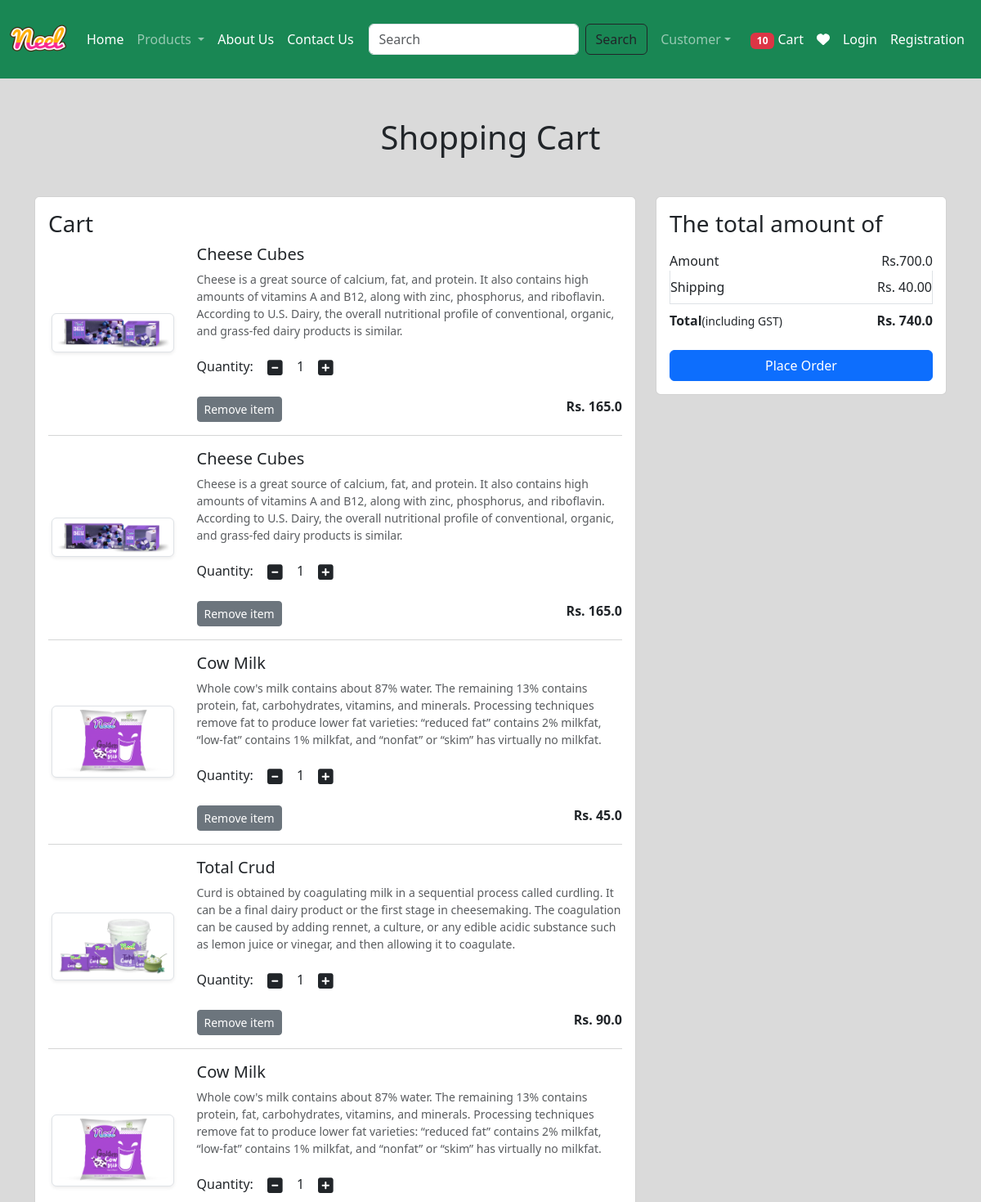
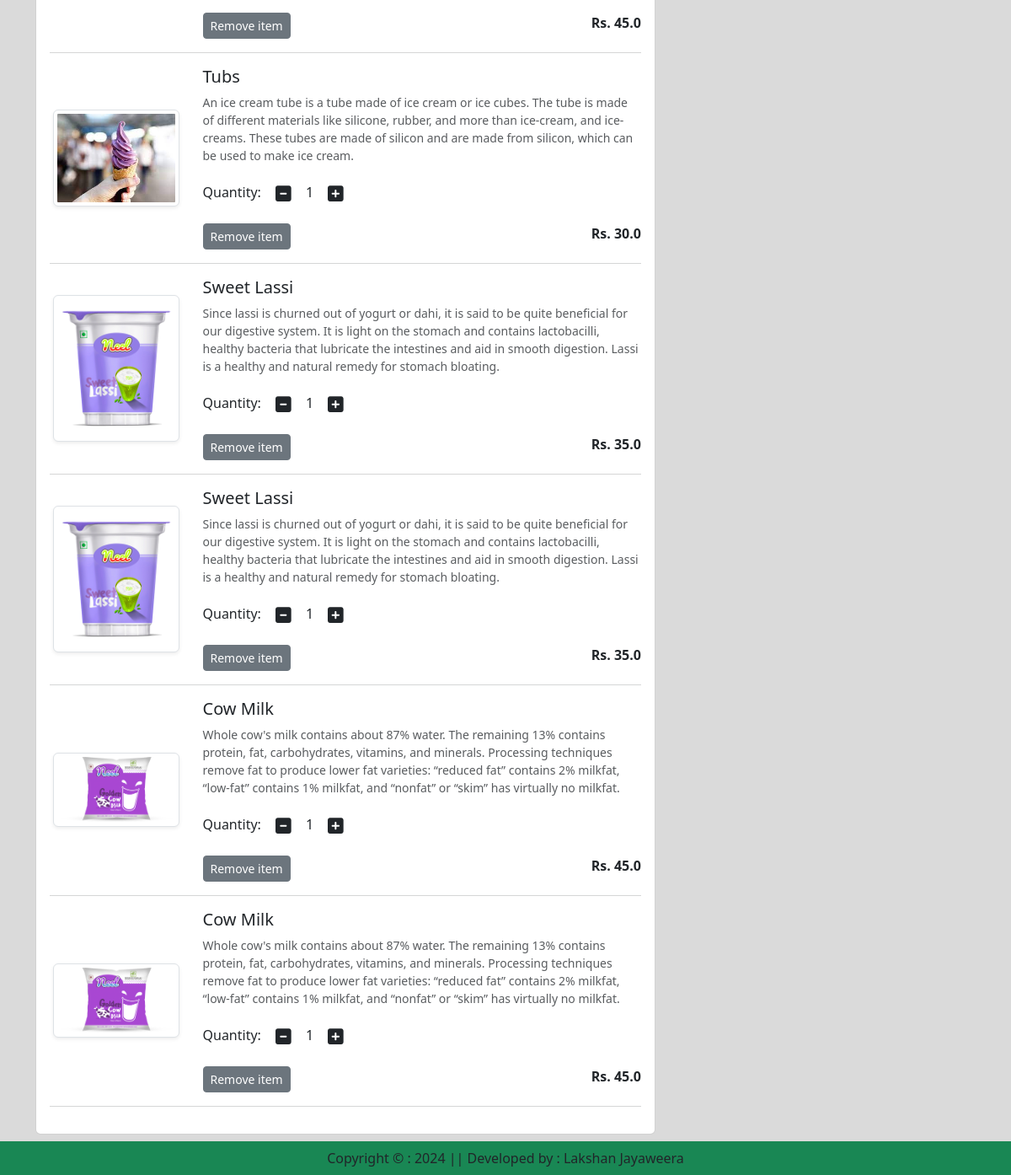
/cart/ (signed in), run on an earlier commit of the app's database (2 pictures, top to bottom).
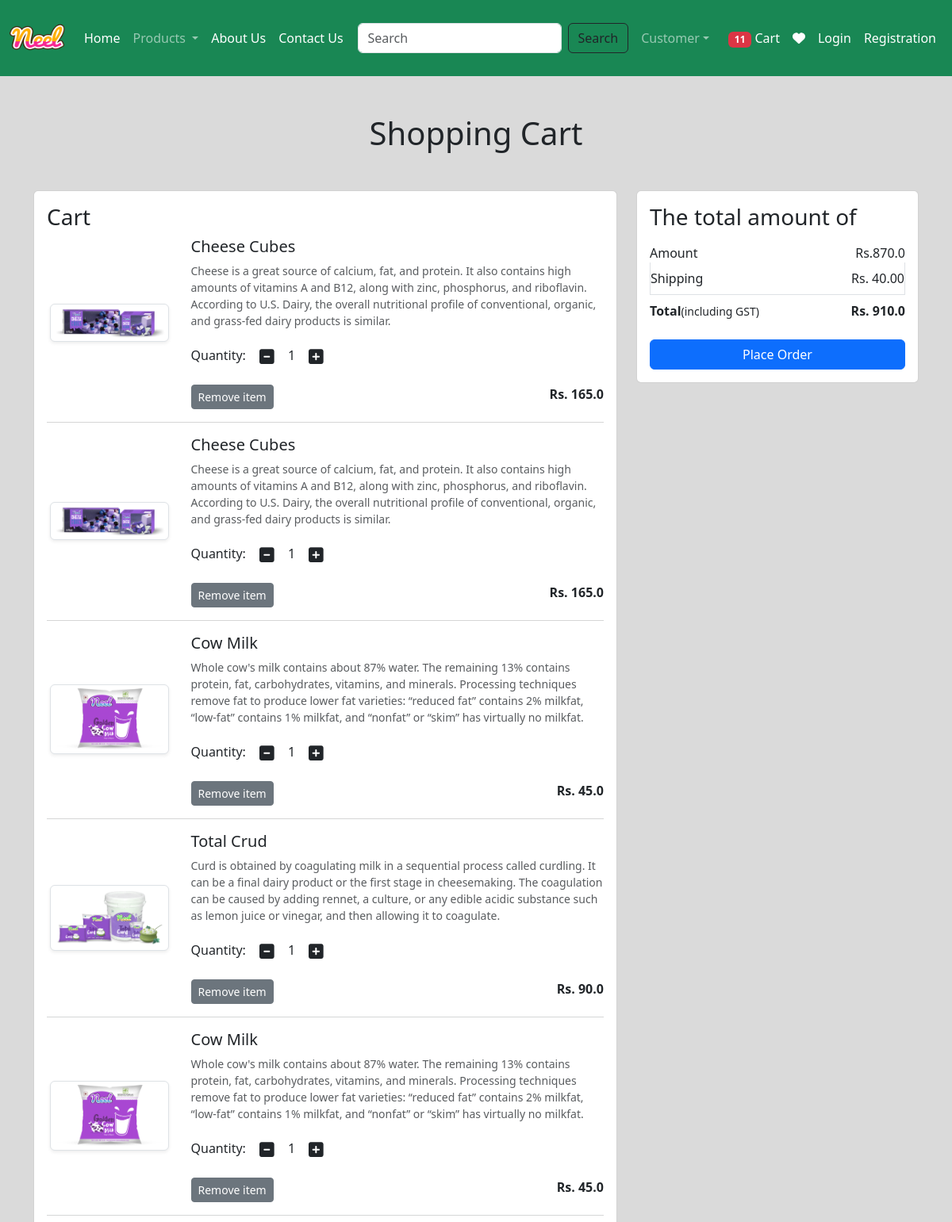
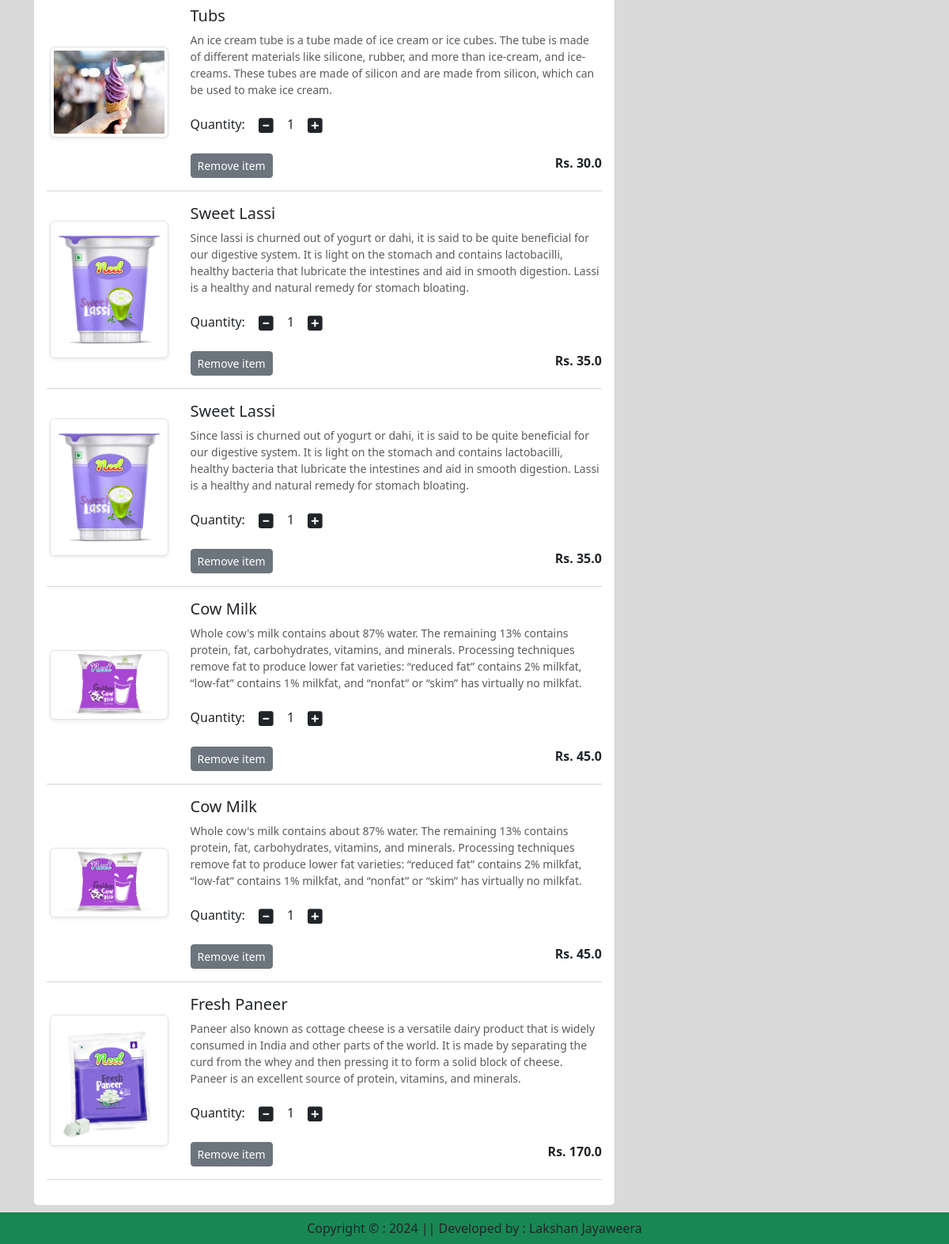
And on a later commit of the database (2 pictures, top to bottom).
### application/models.py (models this page shows, shortened)
class Cart(models.Model):
    user = models.ForeignKey(User,on_delete=models.CASCADE)
    product = models.ForeignKey(Product,on_delete=models.CASCADE)
    quantity = models.PositiveIntegerField(default=1)

class Product(models.Model):
    title = models.CharField(max_length=100)
    selling_price = models.FloatField()
    discounted_price = models.FloatField()
    description = models.TextField()
    composition = models.TextField(default='')
    prodapp = models.TextField(default='')
    category = models.CharField(choices=CATEGORY_CHOICES, max_length=2)
    product_image = models.ImageField(upload_to='product')

### application/views.py (the view)
# urls.py: path('cart/',views.show_cart, name='showcart'),
def show_cart(request):
    user = request.user
    cart = Cart.objects.filter(user=user)
    amount =0
    for p in cart:
        value = p.quantity * p.product.discounted_price
        amount = amount + value
    totalamount = amount + 40
    totalitem = 0
    if request.user.is_authenticated:
        totalitem = len(Cart.objects.filter(user=request.user))
    return render(request, 'app/addtocart.html', locals())

### application/templates/app/addtocart.html (shortened to what this page needs)
{% extends "app/base.html" %}
{% load static %}
{% block main-content %}
<div class="container my-5">
    <div class="row">
        {% if cart %}
            <h1 class="text-center mb-5">Shopping Cart</h1>
            <div class="col-sm-8">
                <div class="card">
                    <div class="card-body">
                        <h3>Cart</h3>
                        {% for item in cart %}
                            <div class="row">
                                <div class="col-sm-3 text-center align-self-center">
                                    <img src="{{item.product.product_image.url}}" alt="" srcset="" class="img-fluid img-thumbnail shadow-sm" height="150" width="150"></img>
                                </div>
                                <div class="col-sm-9">
                                    <div>
                                        <h5>{{item.product.title}}</h5>
                                        <p class="mb-2 text-muted small">{{item.product.description}}</p>
                                        <div class="my-3">
                                            <label for="quantity">Quantity:</label>
                                            <a class="minus-cart btn" pid={{item.product.id}}><i class="fas fa-minus-square fa-lg"></i></a>
                                            <span id="quantity">{{item.quantity}}</span>
                                            <a class="plus-cart btn" pid={{item.product.id}}><i class="fas fa-plus-square fa-lg"></i></a>
                                        </div>
                                        <div class="d-flex justify-content-between">
                                            <a href="#" class="remove-cart btn btn-sm btn-secondary mr-3" pid={{item.product.id}}>Remove item </a>
                                            <p class="mb-0"><span><strong>Rs. {{item.product.discounted_price}}</strong></span></p>
                                        </div>
                                    </div>
                                </div>
                            </div>
                            <hr class="text-muted">
                        {% endfor %}
                    </div>
                </div>
            </div>
            <div class="col-sm-4">
                <div class="card">
                    <div class="card-body">
                        <h3>The total amount of </h3>
                        <ul class="list-group">
                            <li class="list-group-item d-flex justify-content-between align-items-center border-0 px-0 pb-0">Amount<span id="amount">Rs.{{amount}}</span></li>
                            <li class="list-group-item d-flex justify-content-between align-items-center px-0">Shipping<span>Rs. 40.00</span></li>
                            <li class="list-group-item d-flex justify-content-between align-items-center border-0 px-0 mb-3">
                                <div>
                                    <strong>Total</strong><small>(including GST)</small>
                                </div>
                                <span id="totalamount"><strong>Rs. {{totalamount}}</strong></span>
                            </li>
                        </ul>
                        <div class="d-grid"><a href="{% url 'checkout' %}" class="btn btn-primary">Place Order</a></div>
                   </div>
                </div>
            </div>
        {% else %}
            <h1 class="text-center mb-5">Cart is Empty</h1>
        {% endif %}
    </div>
</div>
{% endblock main-content %}

What changed in the data, as far as the page shows it:
added Cart: product.product_image (picture), product "Fresh Paneer", product.description "Paneer also known as cottage cheese is a versatile dairy product that is widely consumed in India and other parts of the world. It is made by separating the curd from the whey and then pressing it to form a solid block of cheese. Paneer is an excellent source of protein, vitamins, and minerals.", quantity "1", product.discounted_price "170.0"
Also different on the page:
{{ totalitem }}: "10" → "11"
{{ amount }}: "700.0" → "870.0"
{{ totalamount }}: "740.0" → "910.0"
